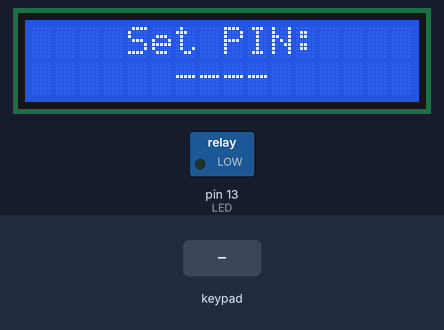
Bench run of a sketch on a simulated Arduino Uno, built with avr-gcc and run on an emulated ATmega328P. Shown: 16×2 character LCD, switched loads named in the sketch (green lamp = pin HIGH). Inputs (shaded band) come from the test bench.

Above: at 1.2 s.
1.3 s: keypad keys 5 4 3 2 D pressed 0.4 s apart
At 3.3 s:
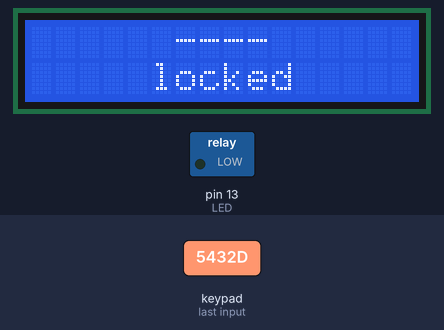
4.8 s: key 'D' pressed
At 5.5 s:
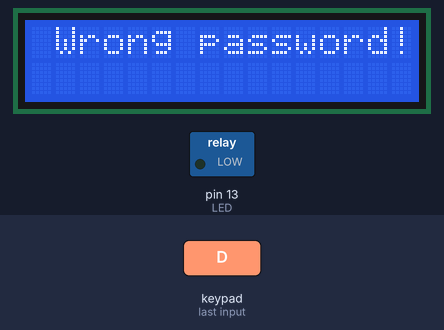
7.8 s: keypad keys 5 4 3 2 D pressed 0.4 s apart
At 10.2 s:
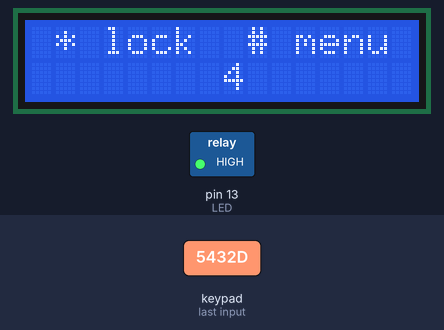
12.8 s: key '#' pressed
At 13.2 s:
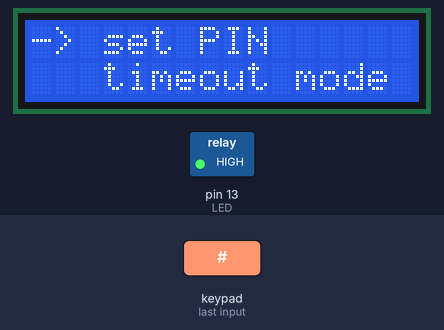
14.3 s: key 'B' pressed
At 15.6 s:
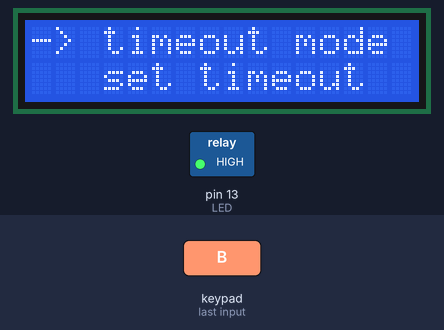
15.9 s: keypad keys 9 8 7 6 D pressed 0.4 s apart
At 19.1 s:
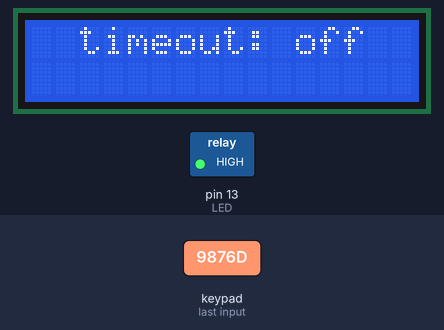
Timing chart, 0 to 20.6 s (numbered marks = the images above; inputs shaded):
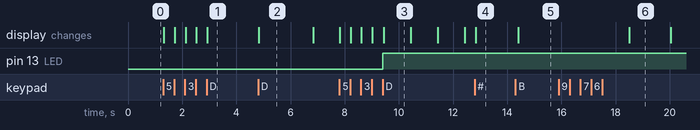

Measured:
- after the input at 1.3 s, the display: first changes at once (image 1 shows a later state)
- after the input at 4.8 s, the display: changes at once (image 2)
- after the input at 7.8 s, pin 13 (LED): LOW → HIGH after 1.6 s; the display: first changes at once (image 3 shows a later state)
- after the input at 12.8 s, the display: changes at once (image 4)
- after the input at 14.3 s, the display: changes after 0.10 s (image 5)
- after the input at 15.9 s, the display: changes after 2.6 s (image 6)
- what the display in image 2 shows lasts 2.0 s, from 4.8 s to 6.8 s

The sketch:

sketch.ino
```cpp
// (licence header left out)
#include <Keypad.h>
#include <LiquidCrystal_I2C.h>

#define LED                    13    // Relay pin

byte    PIN_LEN              = 4;    // Length of PIN code
                                     // Not defined as constant so it can be changed

const long WAIT_MS           = 5000; // time before locking again
enum METHODS{WAIT, CONFIRM};
enum METHODS METHOD          = WAIT; // handle re-locking after an unlock, either by a delay or by user confirm

const byte rows              = 4;
const byte cols              = 4;
const byte colPins[rows]     = {5, 4, 3, 2};
const byte rowPins[cols]     = {9, 8, 7, 6};
const byte lcd_addr          = 0x27;
const byte lcd_cols          = 16;
const byte lcd_rows          = 2;

const char keys[rows][cols] = {
  {'1', '2', '3', 'A'},
  {'4', '5', '6', 'B'},
  {'7', '8', '9', 'C'},
  {'*', '0', '#', 'D'}
};

Keypad keypad = Keypad(
  makeKeymap(keys),
  rowPins,
  colPins,
  rows,
  cols
);

LiquidCrystal_I2C lcd = LiquidCrystal_I2C(lcd_addr, lcd_cols, lcd_rows);

void setup() {
  //Serial.begin(9600);
  lcd.begin(lcd_addr, lcd_cols, lcd_rows);
  lcd.setBacklight(100);
  pinMode(LED, OUTPUT);
  digitalWrite(LED, LOW);
}

// Reset password string to "----", returns new string if 'str' isn't specified
char* strunset(char* str = NULL, byte strlen = PIN_LEN) {
  if (str == NULL)
    str = malloc(sizeof(char) * (strlen+1));
  for (int i = 0; i < strlen; i++) {
    str[i] = '-';
  }
  str[strlen] = '\0';
  return str;
}

// Center text in row
void lcd_center(char* str, int row) {
  lcd.setCursor(lcd_cols / 2 - strlen(str) / 2, row);
  lcd.print(str);
}


// Clear the entered pasword
void reset_pass(char *current, byte& index, bool wrong=false) {
  index = 0;
  current = strunset(current);
  lcd.clear();
  if (wrong) {
    lcd_center("Wrong password!", lcd_rows / 2 - 1);
    delay(2000);
  }
  lcd.clear();
}

void unlock() {
  digitalWrite(LED, HIGH);
  lcd.clear();
  lcd_center("unlocked", lcd_rows / 2);
}

void lock() {
  digitalWrite(LED, LOW);
}

int int_from_pinstr(char* str) {
  int r = 0;
  const int len = strlen(str);
  for (int i = 0; str[i] != '-' && i < len; i++) {
    r = r * 10 + (str[i] - 48);
  }
  if (strlen(str))
    return r;
  else
    return 5;
}

void get_pin_from_keypad(char* str, char* pass, byte len=PIN_LEN) {
  char key;
  char* current = strunset(current, len);
  byte index = 0;
  lcd.clear();
  while (true) {
    key = keypad.getKey();
    lcd_center(str, lcd_rows / 2 - 1);
    lcd_center(current, lcd_rows / 2);
    if (isdigit(key)) {
      if (index<len) {
        current[index] = key;
        index++;
      }
    }
    else if (key == 'C') {
      current = strunset(current, len);
      index = 0;
    }
    else if (key == 'D') {
      pass[len] = '\0';
      strncpy(pass, current, len);
      current = strunset(current, len);
      index = 0;
      lcd.clear();
      free(current);
      return;
    }
  }
}

void menu(char* pass, long& wait) {
  static const char* items[] = {"set PIN", "timeout mode", "set timeout", "set PIN len"};
  const byte items_len = sizeof(items) / sizeof(char*);
  byte index = 0;
  char* w_s;
  byte n_i, c_pos;
  bool redraw = true;
  byte last = 0;
  char key;
  lcd.clear();
  while (true) {
    key = keypad.getKey();
    if (key == 'A') { // move up
      if (index > 0) index--;
    }
    else if (key == 'B') { // move down
      if (index < items_len-1) index++;
    }
    else if (key == 'D') {
      if (index == 0) { // set new pin
        get_pin_from_keypad("Set PIN:", pass);
        redraw = true;
      }
      else if (index == 1) { // switch unlock mode
        if (METHOD == WAIT) {
          METHOD = CONFIRM;
          lcd.clear();
          lcd_center("timeout: off", lcd_rows / 2 - 1);
          delay(1500);
          redraw = true;
        }
        else if (METHOD == CONFIRM) {
          METHOD = WAIT;
          lcd.clear();
          lcd_center("timeout: on", lcd_rows / 2 - 1);
          delay(1500);
          redraw = true;
        }
      }
      else if (index == 2) { // set new delay
        w_s = strunset();
        get_pin_from_keypad("Set timeout (s):", w_s, 4);
        wait = int_from_pinstr(w_s) * 1000L;
        free(w_s);
        redraw = true;
      }
      else if (index == 3) { // set length of PIN
        do {
          w_s = strunset();
          get_pin_from_keypad("Set PIN length:", w_s, 1);
          PIN_LEN = int_from_pinstr(w_s);
          free(w_s);
        } while (!(PIN_LEN > 0 && PIN_LEN <= 9));

        get_pin_from_keypad("Set PIN:", pass);

        redraw = true;
      }
    }
    else if (key == '*') {
      lcd.clear();
      return;
    }

    if (last != index || redraw) {
      lcd.clear();
      n_i = index;
      if (index >= items_len - lcd_rows) n_i = items_len - lcd_rows;
      for (int i = 0; i < lcd_rows; i++) {
        lcd.setCursor(3, i);
        lcd.print(items[n_i+i]);
      }

      c_pos = index-n_i;
      lcd.setCursor(0, c_pos);
      lcd.write('-');
      lcd.write('>');
    }
    if (redraw) redraw = false;
    last = index;
  }
}

void loop() {
  static char* current    = strunset(); // we never need to free these strings
  static char* pass       = strunset();
  static long  wait       = 5000;
  static bool  pass_set   = false;
  static byte  index      = 0;
  static char  key;
  static int   failed     = 0;
  static int   multiplier = 15;

  key = keypad.getKey();

  /* --- Set the initial password --- */
  if (!pass_set) {
    get_pin_from_keypad("Set PIN:", pass);
    pass_set = true;
  }
  /* -------------------------------- */

  if (key == 'D' && !strcmp(current, pass)) { // unlock
    failed = 0;
    multiplier = 15;
    unlock();
    if (METHOD == WAIT) {
      char t[5];
      lcd.clear();
      lcd_center("* lock  # menu", lcd_rows / 2 - 1);
      long m = millis();
      long ms;
      while (millis() < m+wait) {
        key = keypad.getKey();
        if (key == '#') {
          menu(pass, wait);
          break;
        }
        else if (key == '*') break;
        ms = m+wait-millis();
        byte center = lcd_cols/2 - 3 / 2;
        lcd.setCursor(center, 1);
        itoa(ms/1000, t, 10);
        lcd_center(t,lcd_rows / 2);
      }
    }
    else if (METHOD == CONFIRM) {
      lcd_center("* lock  # menu", lcd_rows / 2 - 1);
      key = '0';
      while (true) { // wait for lock confirm
        key = keypad.getKey();
        if (key == '*') {
          break;
        }
        else if (key == '#') {
          menu(pass, wait);
          break;
        }
      }
    }

    lock();
    reset_pass(current, index);
  }
  else if (isdigit(key)) {
    if (index<PIN_LEN) {
      current[index] = key;
      index++;
    }
  }


  else if (key == 'C') { // clear password
    reset_pass(current, index);
  }


  else if (key == 'D') { // failed unlock
    reset_pass(current, index, true);
    failed++;
    if (failed > 2) { // anti-bruteforce wait after 3 failed attempts
      lcd.clear();
      lcd.println("No bruteforcing!");
      long d = 1000 * multiplier;
      multiplier*=2;
      long m = millis();
      while (millis() < m+d) {
        int ms = m+d-millis();
        lcd.setCursor(lcd_cols/2 - 3 / 2, 1);
        lcd.println(ms/1000);
        m++;
      }
      failed = 0;
    }
    reset_pass(current, index, false);
  }

  lcd_center(current, lcd_rows / 2 - 1);
  lcd_center("locked", lcd_rows / 2);
}
```
